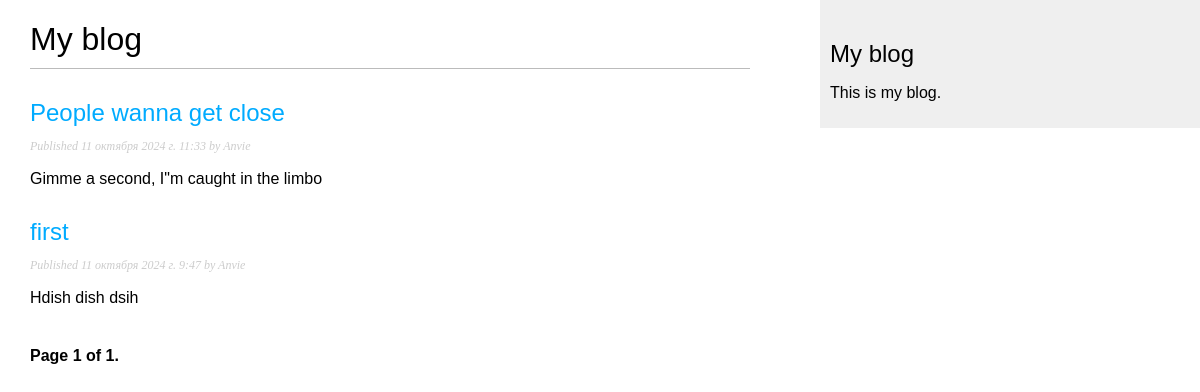
Before: / with the older database file.
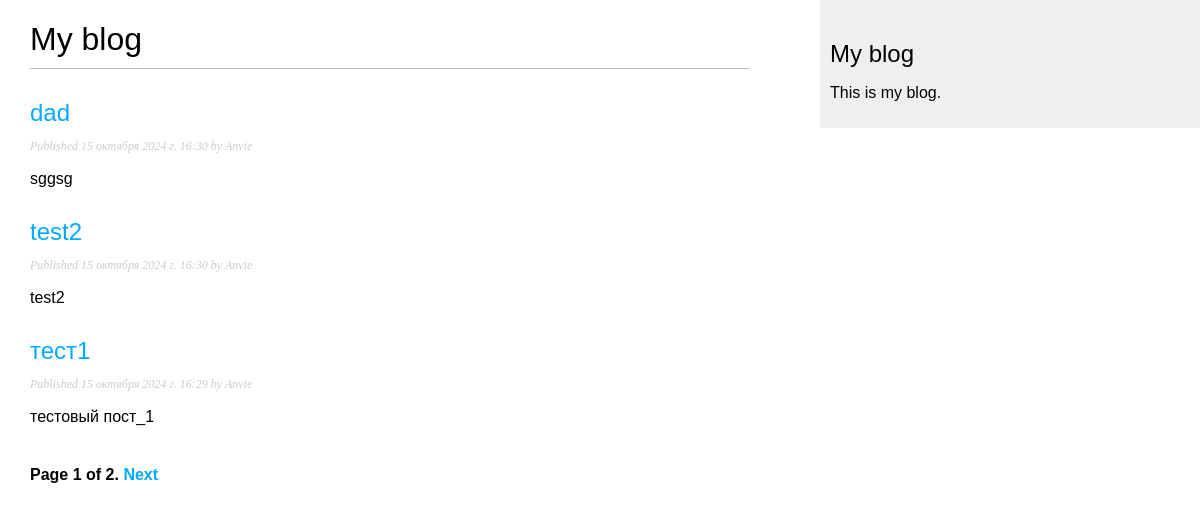
After: the same page with the newer database file.
### blog/models.py (models this page shows, shortened)
class Post(models.Model):
    class Status(models.TextChoices):
        DRAFT = 'DF', 'Draft'
        PUBLISHED = 'PB', 'Published'
    title = models.CharField(max_length=250)
    slug = models.SlugField(max_length=250, unique_for_date='publish')
    author = models.ForeignKey(User, on_delete=models.CASCADE, related_name='blog_posts')
    body = models.TextField()
    publish = models.DateTimeField(default=timezone.now)
    created = models.DateTimeField(auto_now_add=True)
    updated = models.DateTimeField(auto_now=True)
    status = models.CharField(max_length=2, choices=Status.choices, default=Status.DRAFT)
    objects = models.Manager()
    published = PublishedManager()
    class Meta:
        ordering = ['-publish']
        indexes = [
            models.Index(fields=['-publish'])
        ]

### blog/views.py (the view)
# urls.py: path('', PostListView.as_view(), name='post_list'),
class PostListView(ListView):
    queryset = Post.published.all()
    context_object_name = 'posts'
    paginate_by = 3
    template_name = 'five/blog/list.html'

### templates/five/blog/list.html (shortened to what this page needs)
{% extends 'five/base.html' %}
{% block content %}
    <h1>My blog</h1>
    {% for post in posts %}
    <h2>
        <a href="{% url 'blog:post_detail' post.id %}">{{ post.title }}</a>
    </h2>
    <p class="date">
        Published {{ post.publish }} by {{ post.author }}
    </p>
    {{ post.body | truncatewords:30 | linebreaks }}
    {% endfor %}
    {% include 'paginator.html' with page=page_obj %}
{% endblock %}

### templates/five/base.html (shortened to what this page needs)
{% load static %}
<!DOCTYPE html>
<html>
    <head>
        <link href="{% static 'css/blog.css' %}" rel="stylesheet" >
    </head>
    <body>
        <div id="content">
            {% block content %}
            {% endblock %}
        </div>
        <div id="sidebar">
            <h2>My blog</h2>
            <p>This is my blog.</p>
        </div>
    </body>
</html>

### templates/paginator.html (shortened to what this page needs)
<div class="pagination">
    <span class="step_links">
        <span class="current">
            Page {{ page.number }} of {{ page.paginator.num_pages }}.
        </span>
        {% if page.has_next %}
            <a href="?page={{ page.next_page_number }}">Next</a>
        {% endif %}
    </span>
</div>

Changed rows visible on the page:
no longer on this page (row unchanged): Post: title "People wanna get close", publish "11 октября 2024 г. 11:33", author "Anvie", body "Gimme a second, I\"m caught in the limbo"
no longer on this page (row unchanged): Post: title "first", publish "11 октября 2024 г. 9:47", author "Anvie", body "Hdish dish dsih"
added Post: title "dad", publish "15 октября 2024 г. 16:30", author "Anvie", body "sggsg"
added Post: title "test2", publish "15 октября 2024 г. 16:30", author "Anvie", body "test2"
added Post: title "тест1", publish "15 октября 2024 г. 16:29", author "Anvie", body "тестовый пост_1"
Other visible differences:
{{ page.paginator.num_pages }}: "1" → "2"
text now shown: "Next"
